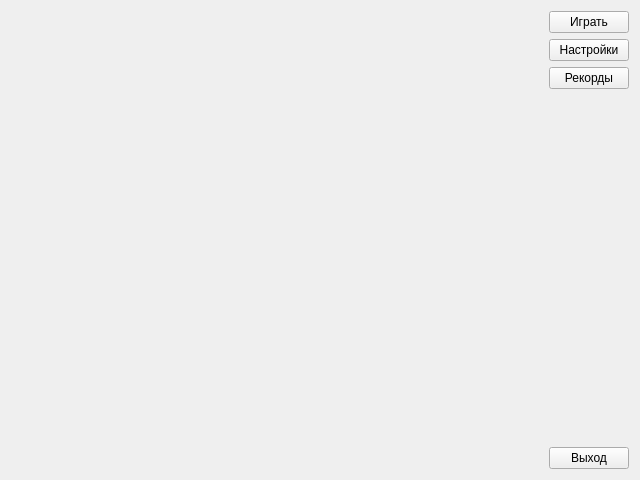
<?xml version="1.0" encoding="UTF-8"?>
<ui version="4.0">
 <class>MainWindow</class>
 <widget class="QMainWindow" name="MainWindow">
  <property name="windowModality">
   <enum>Qt::ApplicationModal</enum>
  </property>
  <property name="geometry">
   <rect>
    <x>0</x>
    <y>0</y>
    <width>640</width>
    <height>480</height>
   </rect>
  </property>
  <property name="minimumSize">
   <size>
    <width>0</width>
    <height>0</height>
   </size>
  </property>
  <property name="windowTitle">
   <string>Snake</string>
  </property>
  <widget class="QWidget" name="SnakeWidget">
   <property name="sizePolicy">
    <sizepolicy hsizetype="MinimumExpanding" vsizetype="Preferred">
     <horstretch>0</horstretch>
     <verstretch>0</verstretch>
    </sizepolicy>
   </property>
   <layout class="QHBoxLayout" name="horizontalLayout">
    <item>
     <widget class="GLWidget" name="glWidgetSnake" native="true">
      <property name="sizePolicy">
       <sizepolicy hsizetype="Expanding" vsizetype="Preferred">
        <horstretch>0</horstretch>
        <verstretch>0</verstretch>
       </sizepolicy>
      </property>
     </widget>
    </item>
    <item>
     <layout class="QVBoxLayout" name="verticalLayout">
      <property name="spacing">
       <number>6</number>
      </property>
      <property name="leftMargin">
       <number>0</number>
      </property>
      <property name="topMargin">
       <number>0</number>
      </property>
      <property name="rightMargin">
       <number>0</number>
      </property>
      <property name="bottomMargin">
       <number>0</number>
      </property>
      <item>
       <widget class="QPushButton" name="startgameButton">
        <property name="text">
         <string>Играть</string>
        </property>
       </widget>
      </item>
      <item>
       <widget class="QPushButton" name="settingButton">
        <property name="text">
         <string>Настройки</string>
        </property>
       </widget>
      </item>
      <item>
       <widget class="QPushButton" name="recordButton">
        <property name="text">
         <string>Рекорды</string>
        </property>
       </widget>
      </item>
      <item>
       <spacer name="verticalSpacer">
        <property name="orientation">
         <enum>Qt::Vertical</enum>
        </property>
        <property name="sizeHint" stdset="0">
         <size>
          <width>20</width>
          <height>20</height>
         </size>
        </property>
       </spacer>
      </item>
      <item>
       <widget class="QPushButton" name="exitButton">
        <property name="text">
         <string>Выход</string>
        </property>
       </widget>
      </item>
     </layout>
    </item>
   </layout>
  </widget>
 </widget>
 <layoutdefault spacing="6" margin="11"/>
 <customwidgets>
  <customwidget>
   <class>GLWidget</class>
   <extends>QWidget</extends>
   <header>glwidget.h</header>
   <container>1</container>
  </customwidget>
 </customwidgets>
 <resources/>
 <connections/>
</ui>
